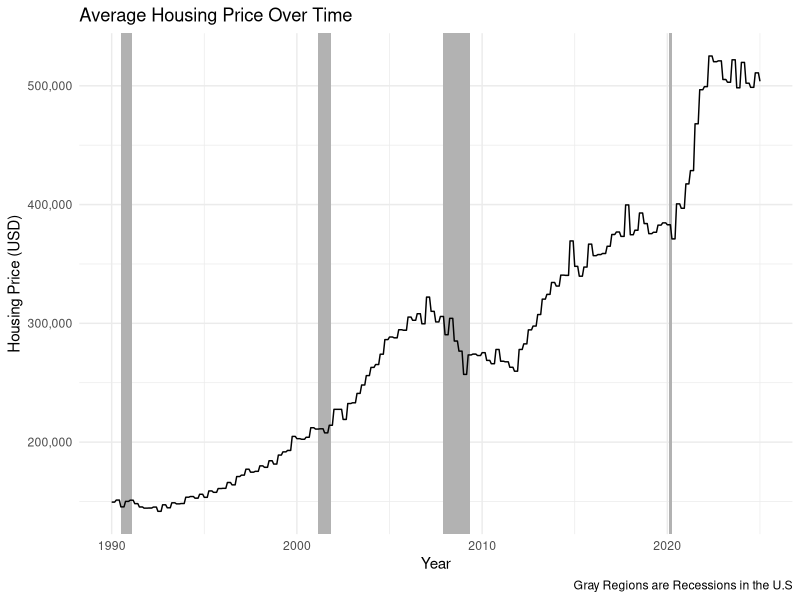
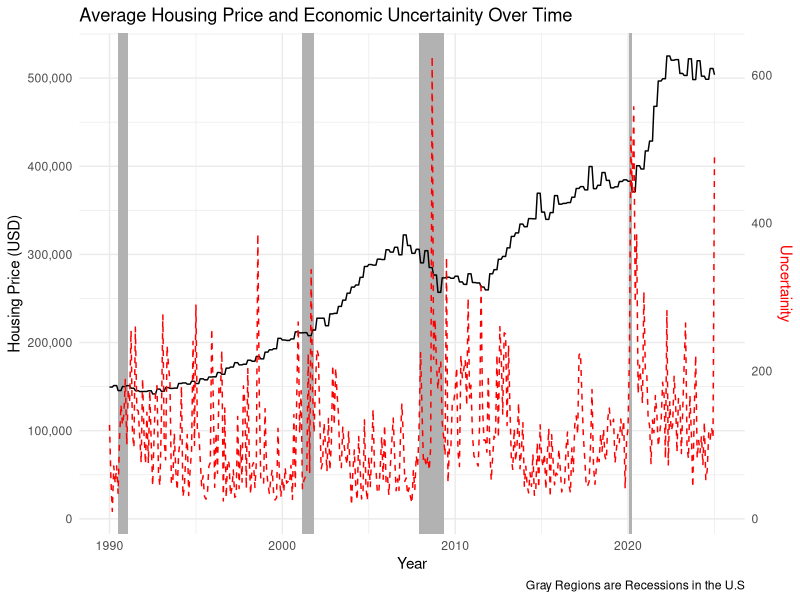
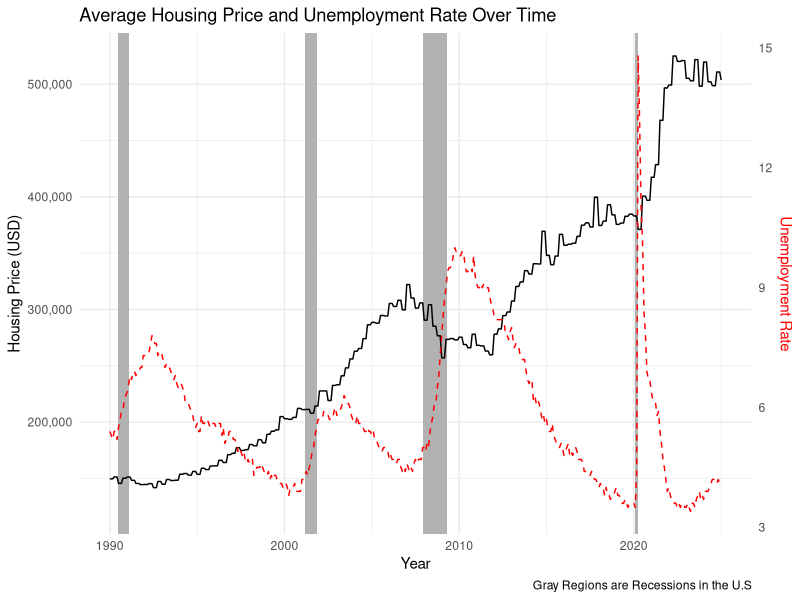
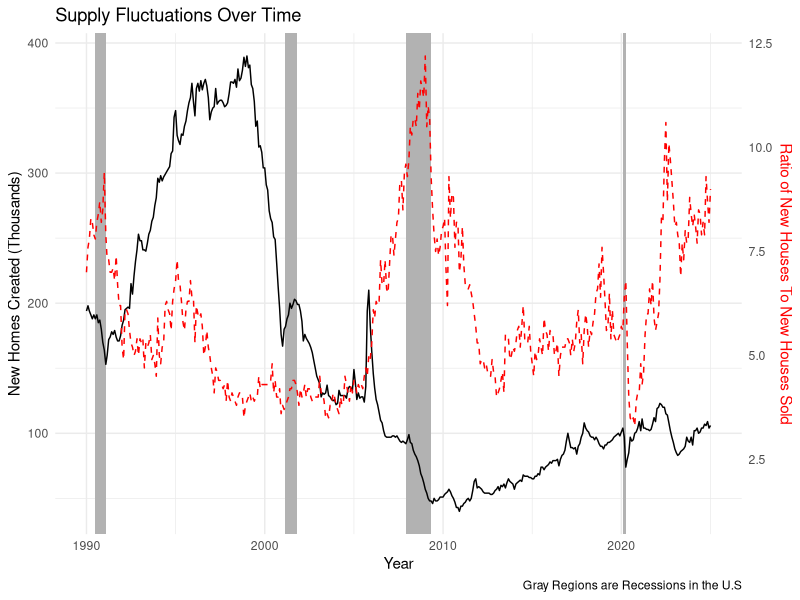
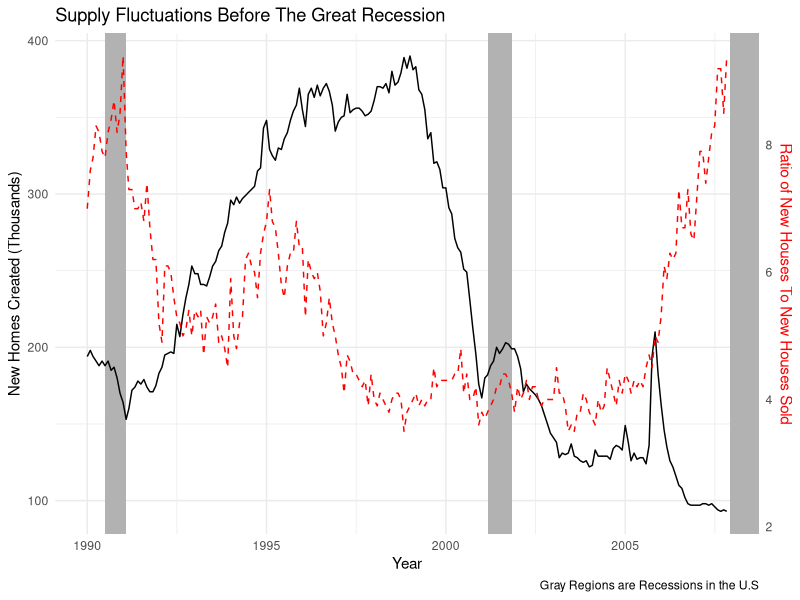
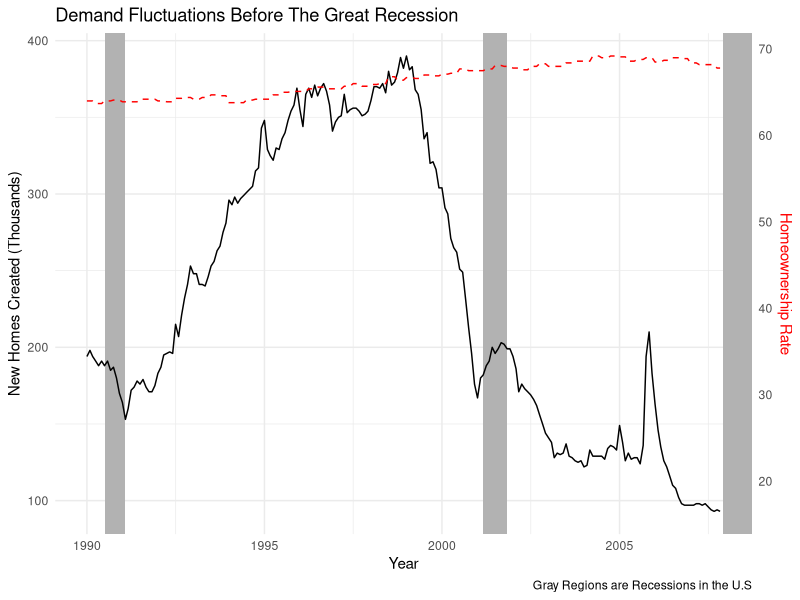
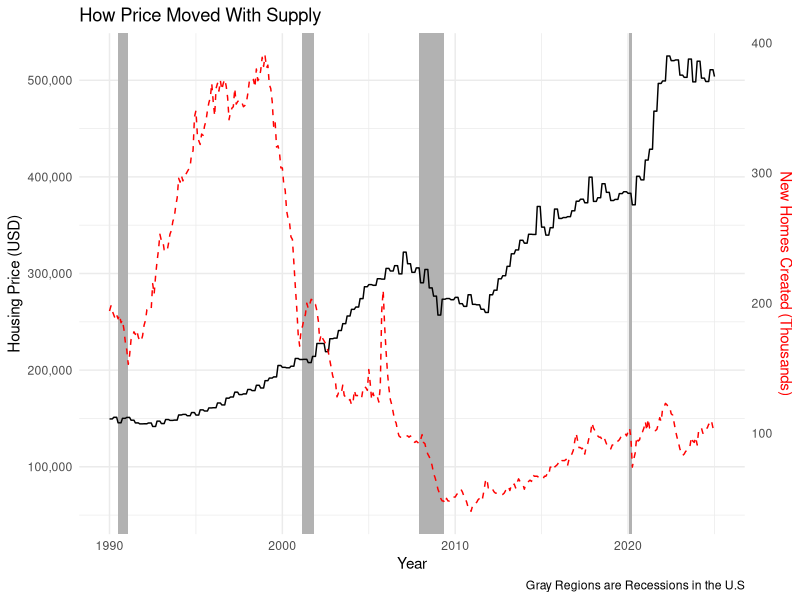
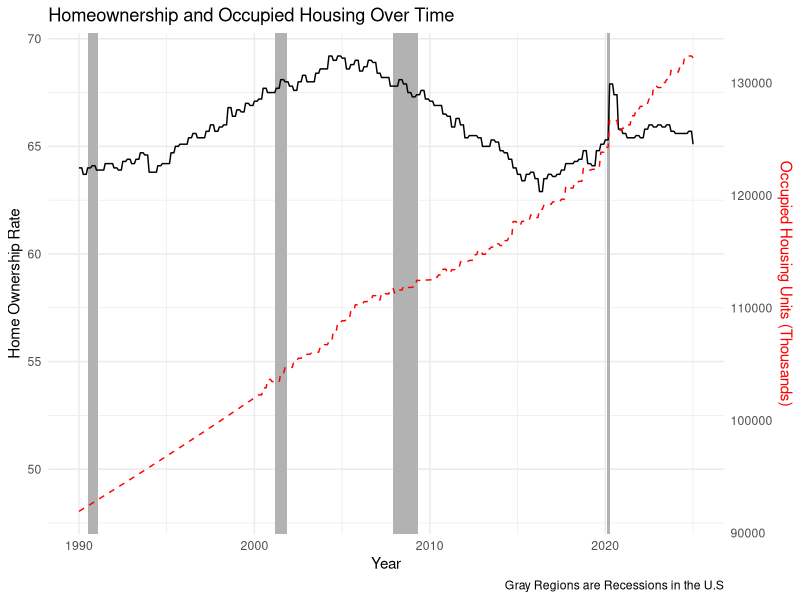

Write the R code that produced these figures, in order.
## ---- chunk 1
knitr::opts_chunk$set(echo = FALSE)

library(ggplot2)
library(dplyr)
library(scales)

df = read.csv('housing.csv')

## ---- chunk 2


df %>% ggplot(aes(x = as.Date(Date), y = AverageSalesPrice)) +
   geom_rect(xmin = as.Date('1990-07-01'), xmax = as.Date('1991-2-01'), ymin = -Inf, ymax = Inf, fill = "grey70", alpha = 0.4) +
  geom_rect(xmin = as.Date('2001-03-01'), xmax = as.Date('2001-11-01'), ymin = -Inf, ymax = Inf, fill = "grey70", alpha = 0.4) +
  geom_rect(xmin = as.Date('2007-12-01'), xmax = as.Date('2009-05-01'), ymin = -Inf, ymax = Inf, fill = "grey70", alpha = 0.4) +
   geom_rect(xmin = as.Date('2020-02-01'), xmax = as.Date('2020-04-01'), ymin = -Inf, ymax = Inf, fill = "grey70", alpha = 0.4) +
  geom_line() +  scale_y_continuous(labels = comma)+  labs(title = "Average Housing Price Over Time",
       x = 'Year',
       y = 'Housing Price (USD)',
      caption = 'Gray Regions are Recessions in the U.S') +
  theme_minimal()

## ---- chunk 3


scale_factor <- max(df$AverageSalesPrice) / max(df$EconomicPolicyUncertaintyIndex)


df %>% ggplot(aes(x = as.Date(Date))) +
    geom_rect(xmin = as.Date('1990-07-01'), xmax = as.Date('1991-2-01'), ymin = -Inf, ymax = Inf, fill = "grey70", alpha = 0.4) +
  geom_rect(xmin = as.Date('2001-03-01'), xmax = as.Date('2001-11-01'), ymin = -Inf, ymax = Inf, fill = "grey70", alpha = 0.4) +
  geom_rect(xmin = as.Date('2007-12-01'), xmax = as.Date('2009-05-01'), ymin = -Inf, ymax = Inf, fill = "grey70", alpha = 0.4) +
   geom_rect(xmin = as.Date('2020-02-01'), xmax = as.Date('2020-04-01'), ymin = -Inf, ymax = Inf, fill = "grey70", alpha = 0.4) +
  geom_line(aes(y = AverageSalesPrice)) + 
  geom_line(aes(y = EconomicPolicyUncertaintyIndex * scale_factor), color = 'red', linetype = "dashed") +
  scale_y_continuous(labels = comma, sec.axis = sec_axis(~ ./scale_factor , name = 'Uncertainity'))+  
  labs(title = 'Average Housing Price and Economic Uncertainity Over Time',
       x = 'Year',
       y = 'Housing Price (USD)',
      caption = 'Gray Regions are Recessions in the U.S') +
  theme_minimal() + theme ( axis.title.y.right = element_text(color = "red")  )

## ---- chunk 4


scale_factor <- max(df$AverageSalesPrice) / max(df$UnemploymentRate )


df %>% ggplot(aes(x = as.Date(Date))) +
   geom_rect(xmin = as.Date('1990-07-01'), xmax = as.Date('1991-2-01'), ymin = -Inf, ymax = Inf, fill = "grey70", alpha = 0.4) +
  geom_rect(xmin = as.Date('2001-03-01'), xmax = as.Date('2001-11-01'), ymin = -Inf, ymax = Inf, fill = "grey70", alpha = 0.4) +
  geom_rect(xmin = as.Date('2007-12-01'), xmax = as.Date('2009-05-01'), ymin = -Inf, ymax = Inf, fill = "grey70", alpha = 0.4) +
   geom_rect(xmin = as.Date('2020-02-01'), xmax = as.Date('2020-04-01'), ymin = -Inf, ymax = Inf, fill = "grey70", alpha = 0.4) +
  geom_line(aes(y = AverageSalesPrice)) + 
  geom_line(aes(y = UnemploymentRate  * scale_factor), color = 'red', linetype = "dashed") +
  scale_y_continuous(labels = comma, sec.axis = sec_axis(~ ./scale_factor , name = 'Unemployment Rate'))+  
  labs(title = 'Average Housing Price and Unemployment Rate Over Time',
       x = 'Year',
       y = 'Housing Price (USD)',
      caption = 'Gray Regions are Recessions in the U.S') +
  theme_minimal() + theme ( axis.title.y.right = element_text(color = "red")  )

## ---- chunk 5


scale_factor <- max(df$TotalShipmentsofNewHomes) / max(df$MonthlySupplyofNewHouses)
scale_factor_r <-  df %>% filter(as.Date(Date) < as.Date('2007-12-01') ) %>% select(TotalShipmentsofNewHomes) %>% max() / df %>% filter(as.Date(Date) < as.Date('2007-12-01') ) %>% select(MonthlySupplyofNewHouses) %>% max() 



df %>% ggplot(aes(x = as.Date(Date)))  +
   geom_rect(xmin = as.Date('1990-07-01'), xmax = as.Date('1991-2-01'), ymin = -Inf, ymax = Inf, fill = "grey70", alpha = 0.4) +
  geom_rect(xmin = as.Date('2001-03-01'), xmax = as.Date('2001-11-01'), ymin = -Inf, ymax = Inf, fill = "grey70", alpha = 0.4) +
  geom_rect(xmin = as.Date('2007-12-01'), xmax = as.Date('2009-05-01'), ymin = -Inf, ymax = Inf, fill = "grey70", alpha = 0.4) +
   geom_rect(xmin = as.Date('2020-02-01'), xmax = as.Date('2020-04-01'), ymin = -Inf, ymax = Inf, fill = "grey70", alpha = 0.4) +
  geom_line(aes(y = TotalShipmentsofNewHomes )) +
    geom_line(aes(y = MonthlySupplyofNewHouses* scale_factor), color = 'red', linetype = "dashed") +
    scale_y_continuous(labels = comma, sec.axis = sec_axis(~ ./scale_factor , name = 'Ratio of New Houses To New Houses Sold')) +  
  labs(title = 'Supply Fluctuations Over Time',
       x = 'Year',
       y = 'New Homes Created (Thousands)',
      caption = 'Gray Regions are Recessions in the U.S') +
  theme_minimal()+ theme ( axis.title.y.right = element_text(color = "red")  )

df %>% filter(as.Date(Date) < as.Date('2007-12-01') ) %>%ggplot(aes(x = as.Date(Date)))  +
   geom_rect(xmin = as.Date('1990-07-01'), xmax = as.Date('1991-2-01'), ymin = -Inf, ymax = Inf, fill = "grey70", alpha = 0.4) +
  geom_rect(xmin = as.Date('2001-03-01'), xmax = as.Date('2001-11-01'), ymin = -Inf, ymax = Inf, fill = "grey70", alpha = 0.4) +
  geom_rect(xmin = as.Date('2007-12-01'), xmax = as.Date('2009-05-01'), ymin = -Inf, ymax = Inf, fill = "grey70", alpha = 0.4) +
   geom_rect(xmin = as.Date('2020-02-01'), xmax = as.Date('2020-04-01'), ymin = -Inf, ymax = Inf, fill = "grey70", alpha = 0.4) +
  geom_line(aes(y = TotalShipmentsofNewHomes )) +
    geom_line(aes(y = MonthlySupplyofNewHouses* scale_factor_r), color = 'red', linetype = "dashed") +
    scale_y_continuous(labels = comma, sec.axis = sec_axis(~ ./scale_factor_r , name = 'Ratio of New Houses To New Houses Sold')) +  
  labs(title = 'Supply Fluctuations Before The Great Recession',
       x = 'Year',
       y = 'New Homes Created (Thousands)',
      caption = 'Gray Regions are Recessions in the U.S') +
  theme_minimal()+ theme ( axis.title.y.right = element_text(color = "red")  )

## ---- chunk 6
scale_factor_r <-  df %>% filter(as.Date(Date) < as.Date('2007-12-01') ) %>% select(TotalShipmentsofNewHomes) %>% max() / df %>% filter(as.Date(Date) < as.Date('2007-12-01') ) %>% select(HomeownershipRate) %>% max() 

df %>% filter(as.Date(Date) < as.Date('2007-12-01') ) %>%ggplot(aes(x = as.Date(Date)))  +
   geom_rect(xmin = as.Date('1990-07-01'), xmax = as.Date('1991-2-01'), ymin = -Inf, ymax = Inf, fill = "grey70", alpha = 0.4) +
  geom_rect(xmin = as.Date('2001-03-01'), xmax = as.Date('2001-11-01'), ymin = -Inf, ymax = Inf, fill = "grey70", alpha = 0.4) +
  geom_rect(xmin = as.Date('2007-12-01'), xmax = as.Date('2009-05-01'), ymin = -Inf, ymax = Inf, fill = "grey70", alpha = 0.4) +
   geom_rect(xmin = as.Date('2020-02-01'), xmax = as.Date('2020-04-01'), ymin = -Inf, ymax = Inf, fill = "grey70", alpha = 0.4) +
  geom_line(aes(y = TotalShipmentsofNewHomes )) +
    geom_line(aes(y = HomeownershipRate* scale_factor_r), color = 'red', linetype = "dashed") +
    scale_y_continuous(labels = comma, sec.axis = sec_axis(~ ./scale_factor_r , name = 'Homeownership Rate')) +  
  labs(title = 'Demand Fluctuations Before The Great Recession',
       x = 'Year',
       y = 'New Homes Created (Thousands)',
      caption = 'Gray Regions are Recessions in the U.S') +
  theme_minimal()+ theme ( axis.title.y.right = element_text(color = "red")  )
## ---- chunk 7


scale_factor <- max(df$AverageSalesPrice) / max(df$TotalShipmentsofNewHomes)




df %>% ggplot(aes(x = as.Date(Date)))  +
   geom_rect(xmin = as.Date('1990-07-01'), xmax = as.Date('1991-2-01'), ymin = -Inf, ymax = Inf, fill = "grey70", alpha = 0.4) +
  geom_rect(xmin = as.Date('2001-03-01'), xmax = as.Date('2001-11-01'), ymin = -Inf, ymax = Inf, fill = "grey70", alpha = 0.4) +
  geom_rect(xmin = as.Date('2007-12-01'), xmax = as.Date('2009-05-01'), ymin = -Inf, ymax = Inf, fill = "grey70", alpha = 0.4) +
   geom_rect(xmin = as.Date('2020-02-01'), xmax = as.Date('2020-04-01'), ymin = -Inf, ymax = Inf, fill = "grey70", alpha = 0.4) +
  geom_line(aes(y = AverageSalesPrice )) +
    geom_line(aes(y = TotalShipmentsofNewHomes* scale_factor), color = 'red', linetype = "dashed") +
    scale_y_continuous(labels = comma, sec.axis = sec_axis(~ ./scale_factor , name = 'New Homes Created (Thousands)')) +  
  labs(title = 'How Price Moved With Supply',
       x = 'Year',
       y = 'Housing Price (USD)',
      caption = 'Gray Regions are Recessions in the U.S') +
  theme_minimal() + theme ( axis.title.y.right = element_text(color = "red")  )

## ---- chunk 8


scale_factor <- max(df$HomeownershipRate) / max(df$OccupiedHousingUnits)




df %>% ggplot(aes(x = as.Date(Date)))  +
   geom_rect(xmin = as.Date('1990-07-01'), xmax = as.Date('1991-2-01'), ymin = -Inf, ymax = Inf, fill = "grey70", alpha = 0.4) +
  geom_rect(xmin = as.Date('2001-03-01'), xmax = as.Date('2001-11-01'), ymin = -Inf, ymax = Inf, fill = "grey70", alpha = 0.4) +
  geom_rect(xmin = as.Date('2007-12-01'), xmax = as.Date('2009-05-01'), ymin = -Inf, ymax = Inf, fill = "grey70", alpha = 0.4) +
   geom_rect(xmin = as.Date('2020-02-01'), xmax = as.Date('2020-04-01'), ymin = -Inf, ymax = Inf, fill = "grey70", alpha = 0.4) +
  geom_line(aes(y = HomeownershipRate )) +
    geom_line(aes(y = OccupiedHousingUnits* scale_factor), color = 'red', linetype = "dashed") +
    scale_y_continuous(labels = comma, sec.axis = sec_axis(~ ./scale_factor , name = 'Occupied Housing Units (Thousands)')) +  
  labs(title = 'Homeownership and Occupied Housing Over Time',
       x = 'Year',
       y = 'Home Ownership Rate',
      caption = 'Gray Regions are Recessions in the U.S') +
  theme_minimal() + theme ( axis.title.y.right = element_text(color = "red")  )

## ---- chunk 9
scale_factor_pre <- df %>% filter(as.Date(Date) < as.Date('2020-02-01') & as.Date(Date) > as.Date('2017-02-01')) %>% select(HomeownershipRate) %>% max() / df %>% filter(as.Date(Date) < as.Date('2020-02-01') & as.Date(Date) > as.Date('2017-02-01')) %>% select(OccupiedHousingUnits ) %>% max() 
scale_factor_covid <- df %>% filter(as.Date(Date) >= as.Date('2020-02-01') ) %>% select(HomeownershipRate) %>% max() / df %>% filter(as.Date(Date) >= as.Date('2020-02-01') ) %>% select(OccupiedHousingUnits ) %>% max()


df %>% filter(as.Date(Date) < as.Date('2020-02-01') & as.Date(Date) > as.Date('2017-02-01'))%>% 
  ggplot(aes(x = as.Date(Date)))  +
   geom_rect(xmin = as.Date('1990-07-01'), xmax = as.Date('1991-2-01'), ymin = -Inf, ymax = Inf, fill = "grey70", alpha = 0.4) +
  geom_rect(xmin = as.Date('2001-03-01'), xmax = as.Date('2001-11-01'), ymin = -Inf, ymax = Inf, fill = "grey70", alpha = 0.4) +
  geom_rect(xmin = as.Date('2007-12-01'), xmax = as.Date('2009-05-01'), ymin = -Inf, ymax = Inf, fill = "grey70", alpha = 0.4) +
   geom_rect(xmin = as.Date('2020-02-01'), xmax = as.Date('2020-04-01'), ymin = -Inf, ymax = Inf, fill = "grey70", alpha = 0.4) +
  geom_line(aes(y = HomeownershipRate )) +
    geom_line(aes(y = OccupiedHousingUnits * scale_factor_pre), color = 'red', linetype = "dashed") +
    scale_y_continuous(labels = comma, sec.axis = sec_axis(~ ./scale_factor_pre , name = 'Occupied Housing Units (Thousands)')) +  
  labs(title = 'Pre Covid (2017-2020)',
       x = 'Year',
       y = 'Home Ownership Rate',
      caption = 'Gray Regions are Recessions in the U.S') +
  theme_minimal()+ theme ( axis.title.y.right = element_text(color = "red")  )



df %>% filter(as.Date(Date) >= as.Date('2020-02-01') )%>% 
  ggplot(aes(x = as.Date(Date)))  +
   geom_rect(xmin = as.Date('1990-07-01'), xmax = as.Date('1991-2-01'), ymin = -Inf, ymax = Inf, fill = "grey70", alpha = 0.4) +
  geom_rect(xmin = as.Date('2001-03-01'), xmax = as.Date('2001-11-01'), ymin = -Inf, ymax = Inf, fill = "grey70", alpha = 0.4) +
  geom_rect(xmin = as.Date('2007-12-01'), xmax = as.Date('2009-05-01'), ymin = -Inf, ymax = Inf, fill = "grey70", alpha = 0.4) +
   geom_rect(xmin = as.Date('2020-02-01'), xmax = as.Date('2020-04-01'), ymin = -Inf, ymax = Inf, fill = "grey70", alpha = 0.4) +
  geom_line(aes(y = HomeownershipRate )) +
    geom_line(aes(y = OccupiedHousingUnits * scale_factor_covid), color = 'red', linetype = "dashed") +
    scale_y_continuous(labels = comma, sec.axis = sec_axis(~ ./scale_factor_covid , name = 'Occupied Housing Units (Thousands)')) +  
  labs(title = 'Post Covid (2020-2025)',
       x = 'Year',
       y = 'Home Ownership Rate',
      caption = 'Gray Regions are Recessions in the U.S') +
  theme_minimal() + theme ( axis.title.y.right = element_text(color = "red")  )





